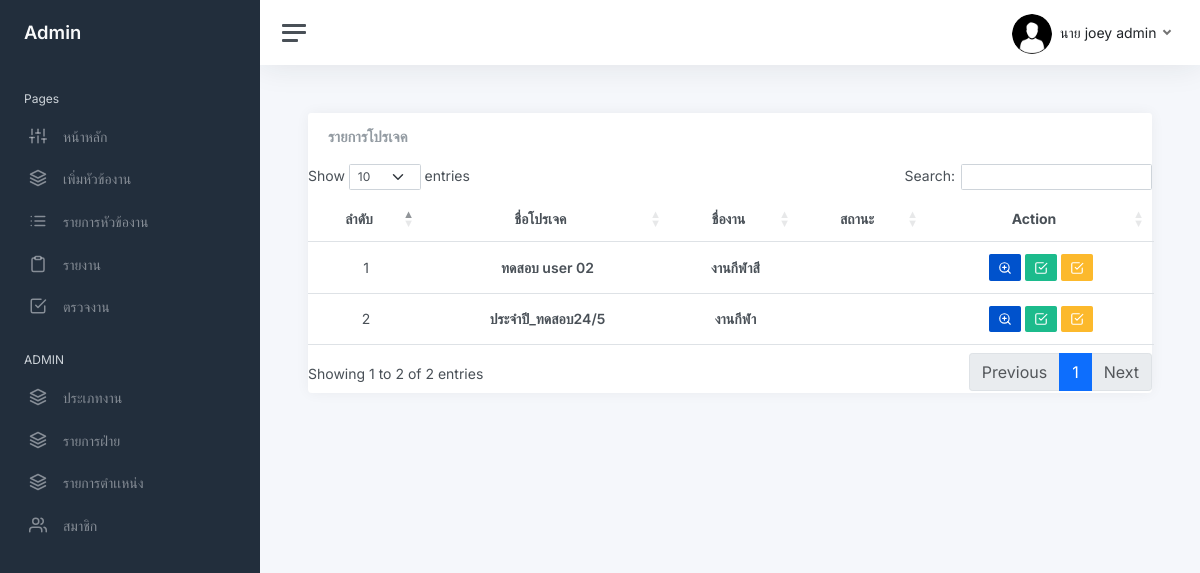
The app's page /checktask_list.php (signed in) with its own data.
### tables this page shows
CREATE TABLE `user` (
  `user_id` int NOT NULL,
  `firstname` varchar(200) NOT NULL,
  `lastname` varchar(200) NOT NULL,
  `email` varchar(200) NOT NULL,
  `password` varchar(255) NOT NULL,
  `role_id` int DEFAULT NULL,
  `avatar` varchar(255) DEFAULT NULL,
  `date_created` timestamp NOT NULL DEFAULT CURRENT_TIMESTAMP ON UPDATE CURRENT_TIMESTAMP,
  `status_user` int NOT NULL,
  `tel` varchar(255) NOT NULL,
  `line_token` varchar(255) NOT NULL,
  `idcard` varchar(13) NOT NULL,
  `department_id` int NOT NULL,
  `shortname_id` int NOT NULL,
  `status_user2` int NOT NULL
);

CREATE TABLE `details` (
  `details_id` int NOT NULL,
  `project_id` int NOT NULL,
  `task_id` int NOT NULL,
  `comment` varchar(255) NOT NULL,
  `date_detalis` datetime DEFAULT NULL,
  `state_details` char(1) NOT NULL,
  `progress_details` float NOT NULL,
  `usersenddetails` int NOT NULL,
  `send_status` int NOT NULL,
  `status_timedetails` int NOT NULL,
  `detail` int DEFAULT NULL
);

CREATE TABLE `project` (
  `project_id` int NOT NULL,
  `name_project` varchar(255) NOT NULL,
  `description` text NOT NULL,
  `status_1` tinyint NOT NULL,
  `create_project` timestamp NOT NULL DEFAULT CURRENT_TIMESTAMP ON UPDATE CURRENT_TIMESTAMP,
  `start_date` datetime NOT NULL,
  `end_date` datetime NOT NULL,
  `manager_id` int NOT NULL,
  `status_2` int NOT NULL,
  `id_jobtype` int NOT NULL,
  `progress_project` float NOT NULL
);

CREATE TABLE `task_list` (
  `task_id` int NOT NULL,
  `name_tasklist` varchar(255) NOT NULL,
  `description_task` varchar(200) NOT NULL,
  `status_task` tinyint NOT NULL,
  `strat_date_task` datetime NOT NULL,
  `end_date_task` datetime NOT NULL,
  `project_id` int NOT NULL,
  `user_id` int NOT NULL,
  `progress_task` float NOT NULL,
  `status_timetask` int NOT NULL,
  `status_task2` int NOT NULL
);

### funtion.php (called while the page is built, shortened)
<?php
    function showshortname($shortname){
        if($shortname =='1'){
            return "นาย";
        }elseif($shortname =='2'){
            return "นางสาว";
        } elseif($shortname =='9'){
            return "นาง";
        } elseif($shortname =='3'){
            return "ดร.";
        } elseif($shortname =='4'){
        return "ผศ.";
        } elseif($shortname =='5'){
            return "รศ.";
        } elseif($shortname =='6'){
            return "ศ.";
        } elseif($shortname =='7'){
            return "ผศ.ดร.";
        } elseif($shortname =='8'){
            return "ศ.ดร.";
        }elseif($shortname =='10'){
            return "อาจารย์";
        } elseif($shortname =='11'){
            return "Mr.";
        }elseif($shortname =='12'){
            return "Ms";
        }
    }
    ?>

### checktask_list.php (the view, shortened to what this page needs)
<?php
    require_once 'connect.php';
?>
<!DOCTYPE html>
<html lang="en">
<?php include "head.php"?>
<body>
<link rel="stylesheet" type="text/css" href="https://cdn.datatables.net/1.13.2/css/dataTables.bootstrap5.min.css"
<?php include "sidebar.php"?>
<form action="proc.php" method="post" class="form-horizontal" enctype="multipart/form-data">
    <main class="content">
                    <div class="card flex-fill">
                        <div class="card-header">
                            <h5 class="card-title mb-0">รายการโปรเจค</h5>
                        </div>
                        <div class="table-responsive-xl">
                            <table class="table table-hover my-0" id="example" >
                                <thead>
                                    <tr>
                                        <th class="id-col text-center">ลำดับ</th>
                                        <th class="name-col text-center">ชื่อโปรเจค</th>
                                        <th class="name-col text-center ">ชื่องาน</th>
                                        <th class="status-col text-center ">สถานะ</th>
                                        <th class="action-col text-center">Action</th>
                                    </tr>
                                </thead>
                                <tbody>
                                    <?php
                                        $i = 1;
                                        $where = "";
                                        if($row['level'] >= 3 ){
                                            $where = " where manager_id = '{$_SESSION['user_login']}' AND state_details	= 'y'";
                                        }else{
                                            $where = " where state_details	= 'y'";
                                        }
                                        $sql = "SELECT *
                                        FROM details
                                        natural  JOIN task_list/*  ON details.task_id = task_list.task_id */
                                        natural  JOIN project
                                        natural  JOIN user  $where /* ON details.project_id = project.project_id; */";
                                        $qry = $db->query($sql);
                                        $qry->execute();
                                        while ($row = $qry->fetch(PDO::FETCH_ASSOC)){
                                    ?>
                                        <tr class="id-col">
                                            <td ><?php echo $i++ ?></td>
                                                <td class="name-col">
                                                    <b><?php echo $row['name_project'] ?> </b>
						                        </td>
                                            <td class="name-col">
                                                <b><?php echo $row['name_tasklist']?>  <?php echo showstatustime($row['status_timetask']) ?></b>
                                            </td>
                                            <td class="status-col ">
                                            </td>
                                            <td class="text-center">
                                                <a class="btn btn-bitbucket btn-sm" title="ดูรายละเอียดงาน" data-bs-toggle="modal" data-bs-target="#viewdetailsmodal<?php echo $row['details_id']?>"><i data-feather="zoom-in"></i></a>
                                                <button class="btn btn-success btn-sm checktasksuccess" title="งานเสร็จสิ้น" data-details_id="<?php echo $row['details_id'] ?>" data-task_id="<?php echo $row['task_id'] ?>" data-project_id="<?php echo $row['project_id'] ?>"> <i data-feather="check-square"></i></button>
                                                <a class="btn btn-warning btn-sm" title="ส่งงานกลับเเก้ไข" href="checktaskedit.php?details_id=<?php echo $row['details_id'] ?>&task_id=<?php echo $row['task_id'] ?>&project_id=<?php echo $row['project_id'] ?>&statustimetask=<?php  echo $row['status_timedetails']  ?>"> <i data-feather="check-square"></i></a>
                                            </td>
                                        </tr>
                                    <?php } ?>
                                </tbody>
                            </table>
                            </div>
                    </div>
        </main>
</form>
    </body>
</html>

### sidebar.php (shortened to what this page needs)
<?php
include "head.php";
include "funtion.php";
		if (isset($_SESSION['user_login'])) {
			$user_id = $_SESSION['user_login'];
			$sql = "SELECT *,concat(firstname,' ',lastname) as name FROM user AS u  natural JOIN position  WHERE u.user_id = $user_id ";
			$stmt = $db->prepare($sql);
			$stmt->execute();
			$row = $stmt->fetch(PDO::FETCH_ASSOC);
		}
			$level = $row['level'];
			$where ='';
			$sql2 = "SELECT MAX(level) as maxlevel , MIN(level) as minlevel FROM user as u
			left join position as p ON u.role_id = p.role_id
			left join department as d on u.department_id = d.department_id   $where ";
			$stmt2 = $db->prepare($sql2);
			$stmt2->execute();
			$row2 = $stmt2->fetch(PDO::FETCH_ASSOC);
			$maxlevel = $row2['maxlevel'];
?>
<div class="wrapper">
		<nav id="sidebar" class="sidebar js-sidebar">
			<div class="sidebar-content js-simplebar">
				<a class="sidebar-brand" href="index.php">
				<?php if($level <= 2): ?>
				<span class="align-middle">Admin <?php ?></span>
				<?php else: ?>
					<span class="align-middle">user <?php/*  echo $row['firstname']  */?></span>
					<?php endif; ?>
				</a>
				<ul class="sidebar-nav">
					<li class="sidebar-header">
						Pages
					</li>
					<li class="sidebar-item">
						<a class="sidebar-link" href="index.php">
              <i class="align-middle" data-feather="sliders"></i> <span class="align-middle">หน้าหลัก</span>
            </a>
					</li>
					<?php if($level != $maxlevel): ?>
					<li class="sidebar-item">
						<a data-bs-target="#maps" data-bs-toggle="collapse" class="sidebar-link collapsed" aria-expanded="false">
							<i class="align-middle" data-feather="layers"></i>
							 <span class="align-middle">
								เพิ่มหัวข้องาน
							</span>
						</a>
					</li>
					<?php endif; ?>
					<li class="sidebar-item">
						<a data-bs-target="#project_list" data-bs-toggle="collapse" class="sidebar-link collapsed" aria-expanded="false">
							<i class="align-middle" data-feather="list"></i>
							 <span class="align-middle">
							 รายการหัวข้องาน
							</span>
						</a>
					</li>
			<li class="sidebar-item">
				<a data-bs-target="#report" data-bs-toggle="collapse" class="sidebar-link collapsed" aria-expanded="false">
					<i class="align-middle" data-feather="clipboard"></i>
						<span class="align-middle">
						รายงาน
					</span>
				</a>
			</li>
					<?php if($level != $maxlevel): ?>
					<li class="sidebar-item">
						<a class="sidebar-link" href="checktask_list.php">
              <i class="align-middle" data-feather="check-square"></i> <span class="align-middle">ตรวจงาน</span>
            </a>
			<?php endif; ?>
					</li>
					<?php if(($level <= 2) ): ?>
					<li class="sidebar-header">
						ADMIN
					</li>
					<?php elseif($level == 2): ?>
					<li class="sidebar-header">
						USER
					</li>
					<?php endif; ?>
					<?php if($level <=2): ?>
						<li class="sidebar-item">
							<a class="sidebar-link"  href="jobtype_list.php">
				<i class="align-middle" data-feather="layers"></i> <span class="align-middle">ประเภทงาน</span>
							</a>
						<li class="sidebar-item">
							<a class="sidebar-link"  href="departmant_list.php">
				<i class="align-middle" data-feather="layers"></i> <span class="align-middle">รายการฝ่าย</span>
							</a>
						<li class="sidebar-item">
							<a class="sidebar-link"  href="position_list.php">
				<i class="align-middle" data-feather="layers"></i> <span class="align-middle">รายการตำเเหน่ง</span>
							</a>
					</li>
					<li class="sidebar-item">
						<a data-bs-target="#user" data-bs-toggle="collapse" class="sidebar-link collapsed" aria-expanded="false">
							<i class="align-middle" data-feather="users"></i>
							 <span class="align-middle">
								สมาชิก
							</span>
						</a>
					</li>
					<?php endif; ?>
				</ul>
			</div>
		</nav>
		<div class="main">
			<nav class="navbar navbar-expand navbar-light navbar-bg">
				<a class="sidebar-toggle js-sidebar-toggle">
          <i class="hamburger align-self-center"></i>
        </a>
				<div class="navbar-collapse collapse">
					<ul class="navbar-nav navbar-align">
							<a class="nav-link dropdown-toggle d-none d-sm-inline-block" href="#" data-bs-toggle="dropdown">
							<?php if($row['avatar'] !=""){?>
                				<img src="img/avatars/<?php echo $row['avatar'] ?>" class="avatar rounded-circle rounded me-1" alt="" > <span class="text-dark"> <?php echo $row['firstname'] . ' ' . $row['lastname'] ?></span>
							<?php }else{?>
								<img src="img/avatars/09.jpg" class="avatar rounded-circle rounded me-1" alt="" > <span class="text-dark"> <?php echo  showshortname($row['shortname_id']) . ' ' . $row['firstname'] . ' ' . $row['lastname'] ?></span>
 							<?php }?>
              				</a>
					</ul>
				</div>
			</nav>

### css/multi_select.css (style rules this page uses)
body { font-family: 'Courier New', Courier, monospace; font-size: 14px; }

### css/csstablesiza.css (style rules this page uses)
@media screen and (max-width: 1400px) { .table th.id-col, .table th.name-col, .table th.progress-col, .table th.assign-col, .table th.status-col, .table td.id-col, .table td.name-col, .table td.progress-col, .table td.assign-col, .table td.status-col { width: auto; } }
.id-col { text-align: center; }
.status-col { text-align: center; }
.action-col { text-align: center; }

### records on screen
user: shortname "นาย", firstname "joey", lastname "admin"
details: project.name_project "ทดสอบ user 02", task.name_tasklist "งานกีฬาสี"
details: project.name_project "ประจำปี_ทดสอบ24/5", task.name_tasklist "งานกีฬา"
